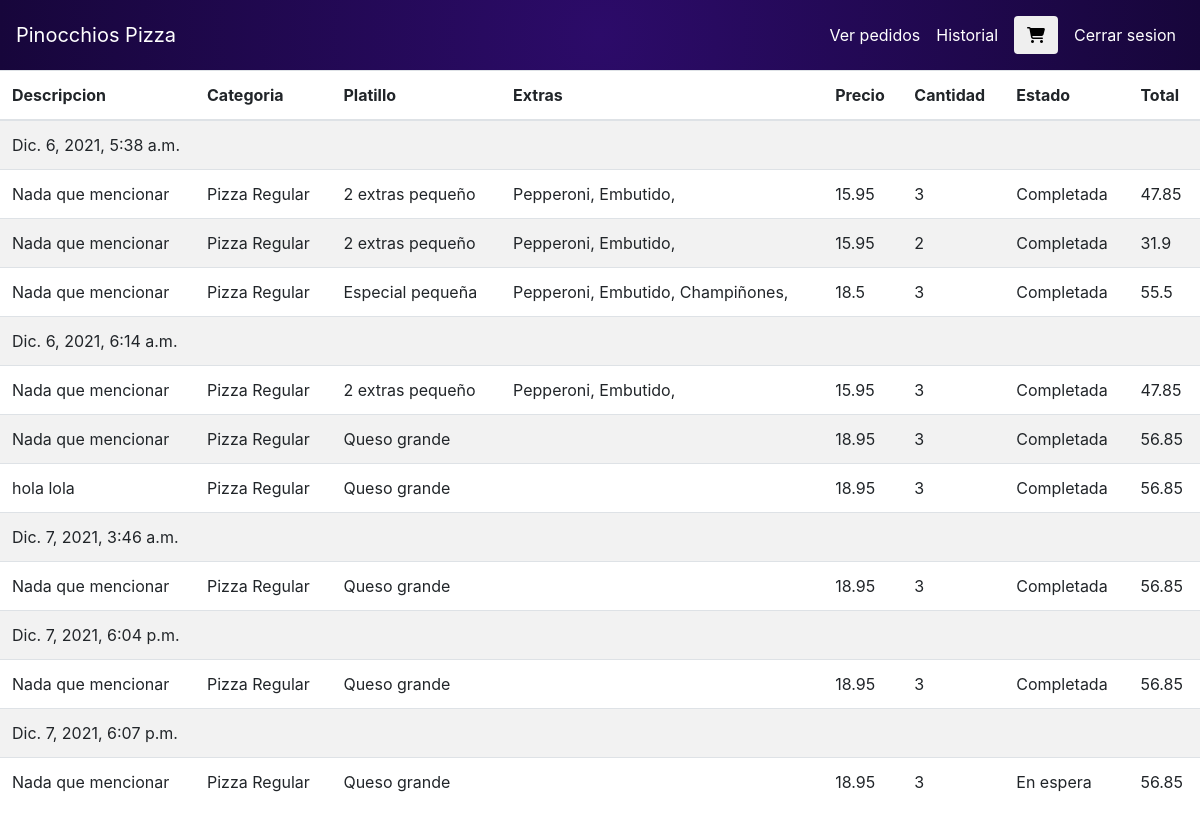
Page /historial (signed in) on the committed database.
### orders/models.py (models this page shows, shortened)
class Pedido(models.Model):
    total = models.FloatField()
    cliente = models.ForeignKey(User, on_delete=models.PROTECT)
    fecha = models.DateTimeField(auto_now_add=True)
    estado = models.BooleanField(default=False)

class DetallePedido(models.Model):
    descripcion = models.CharField(max_length=50)
    cantidadPlatillos = models.IntegerField()
    precioPlatillos = models.FloatField()
    platillo = models.ForeignKey(Platillo, on_delete=models.PROTECT)
    pedido = models.ForeignKey(Pedido, on_delete=models.PROTECT, related_name="detalles")
    extras = models.ManyToManyField(Extra, blank=True)
    def get_subtotal(self):
        return round(float(self.cantidadPlatillos) * float(self.precioPlatillos), 2)

class Platillo(models.Model):
    nombre = models.CharField(max_length=40)
    maxExtras = models.IntegerField()
    precio = models.FloatField()
    categoria = models.ForeignKey(Categoria, on_delete=models.PROTECT, related_name="platillos")
    imagen = models.ImageField(upload_to="platillos", null=True)

class Categoria(models.Model):
    categorias = models.CharField(max_length=30)

class Extra(models.Model):
    nombre = models.CharField(max_length=20)

### orders/views.py (the view)
# urls.py: path("historial", views.historial, name="historial")
@login_required(login_url="/login")
def historial(request):
    pedido = Pedido.objects.filter(cliente = request.user).all()
    data = {
        "pedidos" : pedido
    }
    return render(request,"historial.html", data)

### orders/templates/historial.html (shortened to what this page needs)
{% extends "layout.html" %}
{% block main%}
<table class="table table-striped">
    <thead>
      <tr>
        <th scope="col">Descripcion</th>
        <th scope="col">Categoria</th>
        <th scope="col">Platillo</th>
        <th scope="col">Extras</th>
        <th scope="col">Precio</th>
        <th scope="col">Cantidad</th>
        <th scope="col">Estado</th>
        <th scope="col">Total</th>
      </tr>
    </thead>
    <tbody>
      {% for pedido in pedidos%}
      <tr> <td colspan="9">{{pedido.fecha}}</td>
      </tr>
      {% for detallePedido in pedido.detalles.all%}
      <tr>
          <td>{{detallePedido.descripcion}}</td>
          <td>{{detallePedido.platillo.categoria.categorias}}</td>
          <td>{{detallePedido.platillo.nombre}}</td>
          <td>
            {% for extras in detallePedido.extras.all%}
            {{extras.nombre}},
            {% endfor %}
          </td>
          <td>{{detallePedido.precioPlatillos}}</td>
          <td>{{detallePedido.cantidadPlatillos}}</td>
          {% if pedido.estado  == True %}
          <td>Completada</td>
          {% else %}
          <td>En espera</td>
          {% endif %}
          <td>{{detallePedido.get_subtotal}}</td>
        </tr>
      {% endfor %}
      {% endfor %}
    </tbody>
  </table>
{% endblock%}

### rows in the picture
Pedido: fecha "Dic. 6, 2021, 5:38 a.m."
DetallePedido: descripcion "Nada que mencionar", platillo.categoria.categorias "Pizza Regular", platillo.nombre "2 extras pequeño", precioPlatillos "15.95", cantidadPlatillos "3", shows "Completada", get_subtotal "47.85"
Extra: nombre "Pepperoni"
Extra: nombre "Embutido"
DetallePedido: descripcion "Nada que mencionar", platillo.categoria.categorias "Pizza Regular", platillo.nombre "2 extras pequeño", precioPlatillos "15.95", cantidadPlatillos "2", shows "Completada", get_subtotal "31.9"
DetallePedido: descripcion "Nada que mencionar", platillo.categoria.categorias "Pizza Regular", platillo.nombre "Especial pequeña", precioPlatillos "18.5", cantidadPlatillos "3", shows "Completada", get_subtotal "55.5"
Extra: nombre "Champiñones"
Pedido: fecha "Dic. 6, 2021, 6:14 a.m."
DetallePedido: descripcion "Nada que mencionar", platillo.categoria.categorias "Pizza Regular", platillo.nombre "2 extras pequeño", precioPlatillos "15.95", cantidadPlatillos "3", shows "Completada", get_subtotal "47.85"
DetallePedido: descripcion "Nada que mencionar", platillo.categoria.categorias "Pizza Regular", platillo.nombre "Queso grande", precioPlatillos "18.95", cantidadPlatillos "3", shows "Completada", get_subtotal "56.85"
DetallePedido: descripcion "hola lola", platillo.categoria.categorias "Pizza Regular", platillo.nombre "Queso grande", precioPlatillos "18.95", cantidadPlatillos "3", shows "Completada", get_subtotal "56.85"
Pedido: fecha "Dic. 7, 2021, 3:46 a.m."
DetallePedido: descripcion "Nada que mencionar", platillo.categoria.categorias "Pizza Regular", platillo.nombre "Queso grande", precioPlatillos "18.95", cantidadPlatillos "3", shows "Completada", get_subtotal "56.85"
Pedido: fecha "Dic. 7, 2021, 6:04 p.m."
DetallePedido: descripcion "Nada que mencionar", platillo.categoria.categorias "Pizza Regular", platillo.nombre "Queso grande", precioPlatillos "18.95", cantidadPlatillos "3", shows "Completada", get_subtotal "56.85"
Pedido: fecha "Dic. 7, 2021, 6:07 p.m."
DetallePedido: descripcion "Nada que mencionar", platillo.categoria.categorias "Pizza Regular", platillo.nombre "Queso grande", precioPlatillos "18.95", cantidadPlatillos "3", shows "En espera", get_subtotal "56.85"
